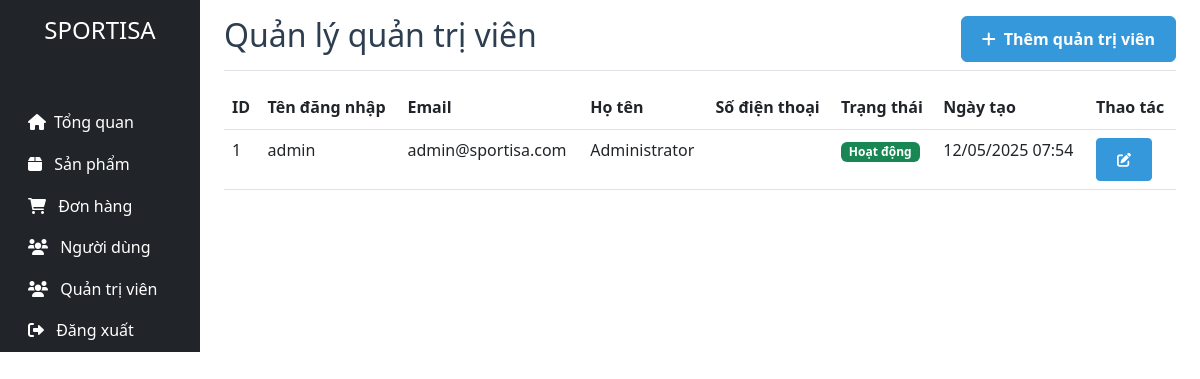
Page /admin/admins.php (signed in) on the earlier database version.
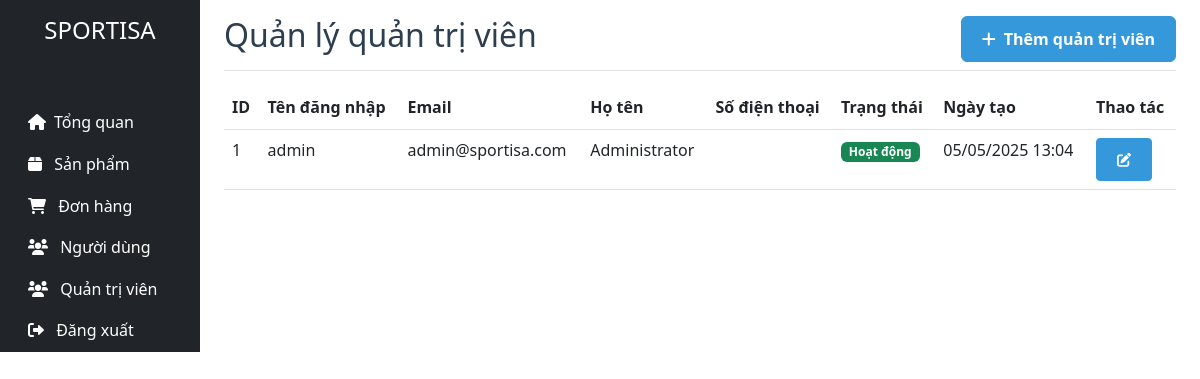
Same page on the later database version.
### tables this page shows
CREATE TABLE `users` (
  `id` int(11) NOT NULL,
  `username` varchar(50) NOT NULL,
  `email` varchar(100) NOT NULL,
  `password` varchar(255) NOT NULL,
  `full_name` varchar(100) NOT NULL,
  `phone` varchar(20) DEFAULT NULL,
  `address` text DEFAULT NULL,
  `role` enum('admin','user') DEFAULT 'user',
  `status` enum('active','inactive') DEFAULT 'active',
  `created_at` timestamp NOT NULL DEFAULT current_timestamp(),
  `updated_at` timestamp NOT NULL DEFAULT current_timestamp() ON UPDATE current_timestamp()
);

### admin/admins.php (the view, shortened to what this page needs)
<?php
include '../config/database.php';
try {
    $stmt = $conn->query("SELECT * FROM users WHERE role = 'admin' ORDER BY created_at DESC");
    $admins = $stmt->fetchAll(PDO::FETCH_ASSOC);
} catch(PDOException $e) {
    $error = 'Có lỗi xảy ra: ' . $e->getMessage();
}
?>
<!DOCTYPE html>
<html lang="vi">
<head>
    <link href="https://cdn.jsdelivr.net/npm/bootstrap@5.3.0/dist/css/bootstrap.min.css" rel="stylesheet">
    <link href="https://cdnjs.cloudflare.com/ajax/libs/font-awesome/6.0.0/css/all.min.css" rel="stylesheet">
    <link href="../css/style.css" rel="stylesheet">
</head>
<body>
    <div class="container-fluid">
        <div class="row">
           <?php include 'sidebar.php'; ?>
            <div class="col-md-9 ms-sm-auto col-lg-10 px-md-4">
                <div class="d-flex justify-content-between flex-wrap flex-md-nowrap align-items-center pt-3 pb-2 mb-3 border-bottom">
                    <h1 class="h2">Quản lý quản trị viên</h1>
                    <button type="button" class="btn btn-primary" data-bs-toggle="modal" data-bs-target="#addAdminModal">
                        <i class="fas fa-plus me-2"></i>Thêm quản trị viên
                    </button>
                </div>
                <div class="table-responsive">
                    <table class="table table-hover">
                        <thead>
                            <tr>
                                <th>ID</th>
                                <th>Tên đăng nhập</th>
                                <th>Email</th>
                                <th>Họ tên</th>
                                <th>Số điện thoại</th>
                                <th>Trạng thái</th>
                                <th>Ngày tạo</th>
                                <th>Thao tác</th>
                            </tr>
                        </thead>
                        <tbody>
                            <?php foreach ($admins as $admin): ?>
                                <tr>
                                    <td><?php echo $admin['id']; ?></td>
                                    <td><?php echo htmlspecialchars($admin['username']); ?></td>
                                    <td><?php echo htmlspecialchars($admin['email']); ?></td>
                                    <td><?php echo htmlspecialchars($admin['full_name']); ?></td>
                                    <td><?php echo htmlspecialchars($admin['phone']); ?></td>
                                    <td>
                                        <span class="badge bg-<?php echo $admin['status'] === 'active' ? 'success' : 'danger'; ?>">
                                            <?php echo $admin['status'] === 'active' ? 'Hoạt động' : 'Không hoạt động'; ?>
                                        </span>
                                    </td>
                                    <td><?php echo date('d/m/Y H:i', strtotime($admin['created_at'])); ?></td>
                                    <td>
                                        <button type="button" class="btn btn-sm btn-primary"
                                                data-bs-toggle="modal"
                                                data-bs-target="#editAdminModal<?php echo $admin['id']; ?>">
                                            <i class="fas fa-edit"></i>
                                        </button>
                                    </td>
                                </tr>
                            <?php endforeach; ?>
                        </tbody>
                    </table>
                </div>
            </div>
        </div>
    </div>
</body>
</html>

Differences in the rows shown:
changed users "admin": created_at "12/05/2025 07:54" → "05/05/2025 13:04"
